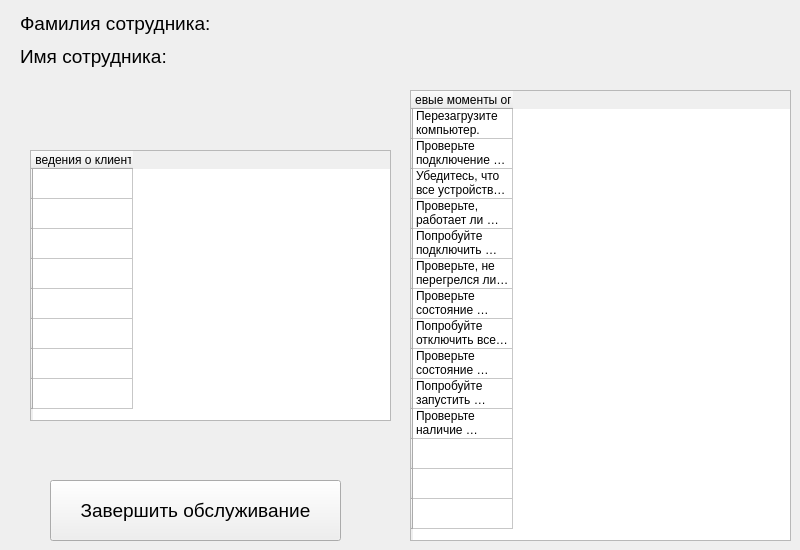
    <widget class="QWidget" name="workpage">
     <widget class="QWidget" name="layoutWidget_3">
      <property name="geometry">
       <rect>
        <x>260</x>
        <y>10</y>
        <width>171</width>
        <height>61</height>
       </rect>
      </property>
      <layout class="QVBoxLayout" name="verticalLayout_4">
       <item>
        <widget class="QLabel" name="surname_w">
         <property name="text">
          <string/>
         </property>
        </widget>
       </item>
       <item>
        <widget class="QLabel" name="name_w">
         <property name="text">
          <string/>
         </property>
        </widget>
       </item>
      </layout>
     </widget>
     <widget class="QWidget" name="layoutWidget_2">
      <property name="geometry">
       <rect>
        <x>20</x>
        <y>10</y>
        <width>223</width>
        <height>60</height>
       </rect>
      </property>
      <layout class="QVBoxLayout" name="verticalLayout_3">
       <item>
        <widget class="QLabel" name="label_3">
         <property name="font">
          <font>
           <pointsize>14</pointsize>
          </font>
         </property>
         <property name="text">
          <string>Фамилия сотрудника:</string>
         </property>
        </widget>
       </item>
       <item>
        <widget class="QLabel" name="label_4">
         <property name="font">
          <font>
           <pointsize>14</pointsize>
          </font>
         </property>
         <property name="text">
          <string>Имя сотрудника:</string>
         </property>
        </widget>
       </item>
      </layout>
     </widget>
     <widget class="QPushButton" name="wTurnBack">
      <property name="geometry">
       <rect>
        <x>50</x>
        <y>480</y>
        <width>291</width>
        <height>61</height>
       </rect>
      </property>
      <property name="font">
       <font>
        <pointsize>14</pointsize>
       </font>
      </property>
      <property name="text">
       <string>Завершить обслуживание</string>
      </property>
     </widget>
     <widget class="QTableWidget" name="hotHelp">
      <property name="geometry">
       <rect>
        <x>410</x>
        <y>90</y>
        <width>381</width>
        <height>451</height>
       </rect>
      </property>
      <row>
       <property name="text">
        <string/>
       </property>
      </row>
      <row>
       <property name="text">
        <string/>
       </property>
      </row>
      <row>
       <property name="text">
        <string/>
       </property>
      </row>
      <row>
       <property name="text">
        <string/>
       </property>
      </row>
      <row>
       <property name="text">
        <string/>
       </property>
      </row>
      <row>
       <property name="text">
        <string/>
       </property>
      </row>
      <row>
       <property name="text">
        <string/>
       </property>
      </row>
      <row>
       <property name="text">
        <string/>
       </property>
      </row>
      <row>
       <property name="text">
        <string/>
       </property>
      </row>
      <row>
       <property name="text">
        <string/>
       </property>
      </row>
      <row>
       <property name="text">
        <string/>
       </property>
      </row>
      <row>
       <property name="text">
        <string/>
       </property>
      </row>
      <row>
       <property name="text">
        <string/>
       </property>
      </row>
      <row>
       <property name="text">
        <string/>
       </property>
      </row>
      <column>
       <property name="text">
        <string>Ключевые моменты опроса</string>
       </property>
      </column>
      <item row="0" column="0">
       <property name="text">
        <string>Перезагрузите компьютер.</string>
       </property>
      </item>
      <item row="1" column="0">
       <property name="text">
        <string>Проверьте подключение к питанию и кабели.</string>
       </property>
      </item>
      <item row="2" column="0">
       <property name="text">
        <string>Убедитесь, что все устройства подключены правильно.</string>
       </property>
      </item>
      <item row="3" column="0">
       <property name="text">
        <string>Проверьте, работает ли ваш монитор.</string>
       </property>
      </item>
      <item row="4" column="0">
       <property name="text">
        <string>Попробуйте подключить компьютер к другому розетке.</string>
       </property>
      </item>
      <item row="5" column="0">
       <property name="text">
        <string>Проверьте, не перегрелся ли компьютер.</string>
       </property>
      </item>
      <item row="6" column="0">
       <property name="text">
        <string>Проверьте состояние вентиляторов и системы охлаждения.</string>
       </property>
      </item>
      <item row="7" column="0">
       <property name="text">
        <string>Попробуйте отключить все внешние устройства и перезагрузить компьютер.</string>
       </property>
      </item>
      <item row="8" column="0">
       <property name="text">
        <string>Проверьте состояние жесткого диска.</string>
       </property>
      </item>
      <item row="9" column="0">
       <property name="text">
        <string>Попробуйте запустить компьютер в безопасном режиме.</string>
       </property>
      </item>
      <item row="10" column="0">
       <property name="text">
        <string>Проверьте наличие вирусов и вредоносного ПО.</string>
       </property>
      </item>
     </widget>
     <widget class="QTableWidget" name="clientInfo">
      <property name="geometry">
       <rect>
        <x>30</x>
        <y>150</y>
        <width>361</width>
        <height>271</height>
       </rect>
      </property>
      <row>
       <property name="text">
        <string/>
       </property>
      </row>
      <row>
       <property name="text">
        <string/>
       </property>
      </row>
      <row>
       <property name="text">
        <string/>
       </property>
      </row>
      <row>
       <property name="text">
        <string/>
       </property>
      </row>
      <row>
       <property name="text">
        <string/>
       </property>
      </row>
      <row>
       <property name="text">
        <string/>
       </property>
      </row>
      <row>
       <property name="text">
        <string/>
       </property>
      </row>
      <row>
       <property name="text">
        <string/>
       </property>
      </row>
      <column>
       <property name="text">
        <string>Сведения о клиенте</string>
       </property>
      </column>
     </widget>
    </widget>
